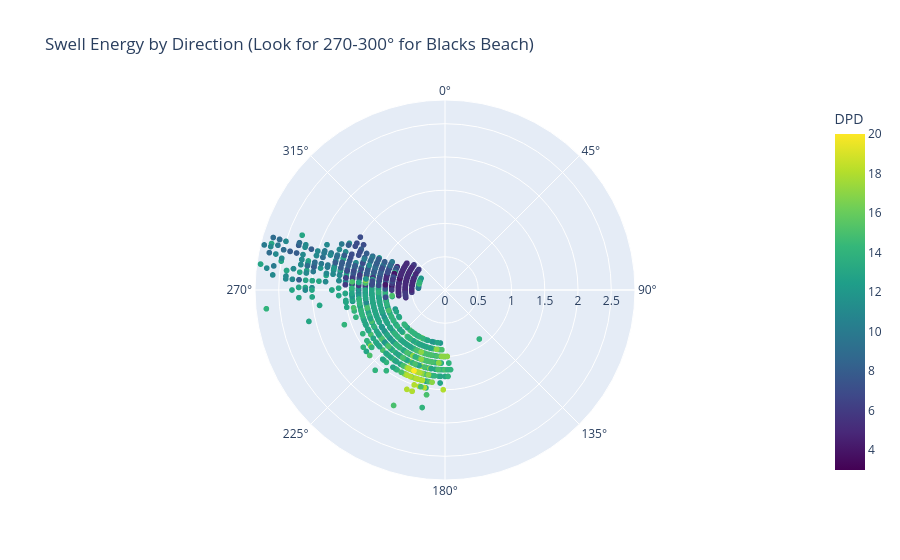
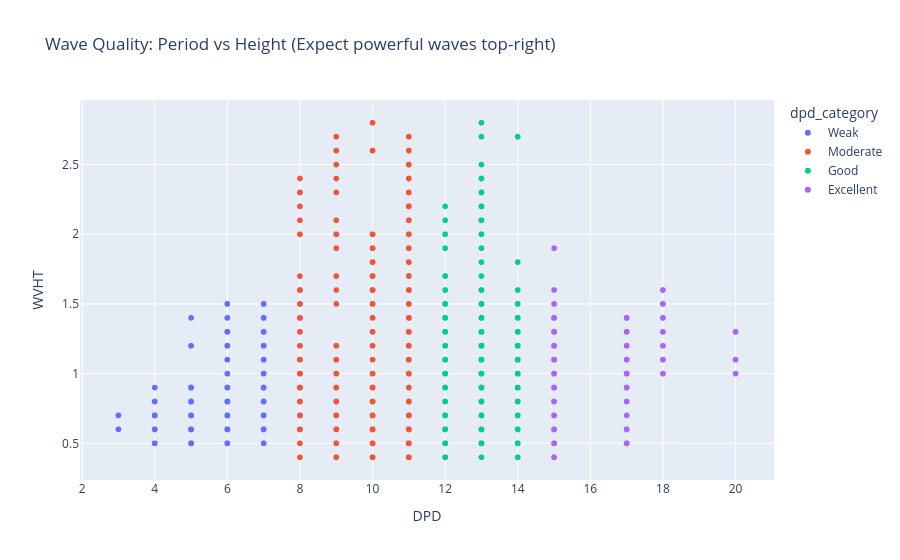

The cell these charts' notebook holds for them, in order:
### Markdown cell above
## 2. The Raw Ocean Engine: Swell EDA
*Where does the wave energy come from, and is it organized?*

With our target established, we now look at the raw physical ingredients provided by the NDBC buoys:
* **WVHT (Wave Height):** The raw size of the energy.
* **DPD (Dominant Period):** The time between waves. This is our most critical feature—longer periods indicate powerful, organized groundswells from distant storms, while short periods indicate weak, localized wind chop.

**The Cleanliness Gap:** We will also calculate the difference between the Dominant Period (DPD) and the Average Period (APD). A larger gap signals that a clean, powerful swell is cutting through the background ocean noise, which is a prime indicator for high-quality surf.

### Code cell
import numpy as np

# 1. Feature Engineering: Swell & Wind Categories
# Swell Energy Proxy (Height squared * Period)
df_buoy['swell_energy'] = (df_buoy['WVHT'] ** 2) * df_buoy['DPD']

# Categorize Dominant Period (DPD)
dpd_conditions = [
    (df_buoy['DPD'] <= 7),
    (df_buoy['DPD'] > 7) & (df_buoy['DPD'] <= 11),
    (df_buoy['DPD'] > 11) & (df_buoy['DPD'] <= 14),
    (df_buoy['DPD'] > 14)
]
dpd_choices = ['Weak', 'Moderate', 'Good', 'Excellent']

df_buoy['dpd_category'] = np.select(dpd_conditions, dpd_choices, default='Unknown')

# 2. Break-Specific Filtering (e.g., Blacks Beach Alignment)
# West/NW swell (270-300°), Mid-size+ (1.5m+), Long Period (12s+)
blacks_ideal = df_buoy[
    (df_buoy['MWD'].between(270, 300)) & 
    (df_buoy['WVHT'] >= 1.5) &
    (df_buoy['DPD'] >= 12)
]

# La Jolla Shores Alignment
# South/SW swell (180-220°), Mid-size+ (1.5m+), Long Period (12s+)
lajolla_ideal = df_buoy[
    (df_buoy['MWD'].between(180, 220)) & 
    (df_buoy['WVHT'] >= 1.5) &
    (df_buoy['DPD'] >= 12)
]

# PB Point Alignment
# West/NW swell (270-310°), Mid-size+ (1.5m+), Long Period (12s+)
pb_ideal = df_buoy[
    (df_buoy['MWD'].between(270, 310)) & 
    (df_buoy['WVHT'] >= 1.5) &
    (df_buoy['DPD'] >= 12)
]

# 3. Domain-Specific Visualizations

# Polar plot to see where the largest, longest period swells come from
fig_polar = px.scatter_polar(
    df_buoy, r="WVHT", theta="MWD", color="DPD",
    title="Swell Energy by Direction (Look for 270-300° for Blacks Beach)",
    color_continuous_scale="viridis"
)
fig_polar.show()

# Scatter plot checking the relationship between DPD and WVHT
# Colored by our engineered dpd_category since surfline_rating is not merged yet
fig_quality = px.scatter(
    df_buoy, 
    x="DPD", 
    y="WVHT", 
    color="dpd_category",
    title="Wave Quality: Period vs Height (Expect powerful waves top-right)",
    category_orders={
        "dpd_category": ["Weak", "Moderate", "Good", "Excellent"]
    }
)
fig_quality.show()

### Figure 1 — Plotly figure (JSON) as saved in the notebook; plotly's stock layout.template omitted (floating-point values rounded to 4 significant figures; data arrays with more than 128 entries replaced by an {"elided": "..."} marker saying what was removed)
{"data": [{"hovertemplate": "WVHT=%{r}<br>MWD=%{theta}<br>DPD=%{marker.color}<extra></extra>", "legendgroup": "", "marker": {"color": {"elided": "2829 int values"}, "coloraxis": "coloraxis", "symbol": "circle"}, "mode": "markers", "name": "", "r": {"elided": "2829 float values"}, "showlegend": false, "subplot": "polar", "theta": {"elided": "2829 int values"}, "type": "scatterpolargl"}], "layout": {"coloraxis": {"colorbar": {"title": {"text": "DPD"}}, "colorscale": [[0, "#440154"], [0.1111, "#482878"], [0.2222, "#3e4989"], [0.3333, "#31688e"], [0.4444, "#26828e"], [0.5556, "#1f9e89"], [0.6667, "#35b779"], [0.7778, "#6ece58"], [0.8889, "#b5de2b"], [1, "#fde725"]]}, "legend": {"tracegroupgap": 0}, "polar": {"angularaxis": {"direction": "clockwise", "rotation": 90}, "domain": {"x": [0, 1], "y": [0, 1]}}, "title": {"text": "Swell Energy by Direction (Look for 270-300° for Blacks Beach)"}}}

### Figure 2 — Plotly figure (JSON) as saved in the notebook; plotly's stock layout.template omitted (floating-point values rounded to 4 significant figures; data arrays with more than 128 entries replaced by an {"elided": "..."} marker saying what was removed)
{"data": [{"hovertemplate": "dpd_category=Weak<br>DPD=%{x}<br>WVHT=%{y}<extra></extra>", "legendgroup": "Weak", "marker": {"color": "#636efa", "symbol": "circle"}, "mode": "markers", "name": "Weak", "showlegend": true, "type": "scattergl", "x": {"elided": "647 int values"}, "xaxis": "x", "y": {"elided": "647 float values"}, "yaxis": "y"}, {"hovertemplate": "dpd_category=Moderate<br>DPD=%{x}<br>WVHT=%{y}<extra></extra>", "legendgroup": "Moderate", "marker": {"color": "#EF553B", "symbol": "circle"}, "mode": "markers", "name": "Moderate", "showlegend": true, "type": "scattergl", "x": {"elided": "715 int values"}, "xaxis": "x", "y": {"elided": "715 float values"}, "yaxis": "y"}, {"hovertemplate": "dpd_category=Good<br>DPD=%{x}<br>WVHT=%{y}<extra></extra>", "legendgroup": "Good", "marker": {"color": "#00cc96", "symbol": "circle"}, "mode": "markers", "name": "Good", "showlegend": true, "type": "scattergl", "x": {"elided": "1084 int values"}, "xaxis": "x", "y": {"elided": "1084 float values"}, "yaxis": "y"}, {"hovertemplate": "dpd_category=Excellent<br>DPD=%{x}<br>WVHT=%{y}<extra></extra>", "legendgroup": "Excellent", "marker": {"color": "#ab63fa", "symbol": "circle"}, "mode": "markers", "name": "Excellent", "showlegend": true, "type": "scattergl", "x": {"elided": "383 int values"}, "xaxis": "x", "y": {"elided": "383 float values"}, "yaxis": "y"}], "layout": {"legend": {"title": {"text": "dpd_category"}, "tracegroupgap": 0}, "title": {"text": "Wave Quality: Period vs Height (Expect powerful waves top-right)"}, "xaxis": {"anchor": "y", "domain": [0, 1], "title": {"text": "DPD"}}, "yaxis": {"anchor": "x", "domain": [0, 1], "title": {"text": "WVHT"}}}}
